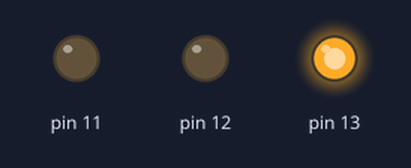
A sketch run on a simulated Arduino Uno, built with avr-gcc and run on an emulated ATmega328P. On the bench: output pins drawn as LEDs (lit = HIGH).

Above: at 0.5 s.
At 2.5 s:
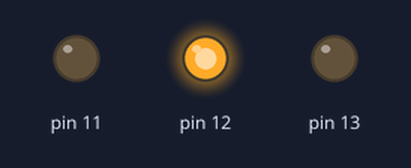
At 3.5 s:
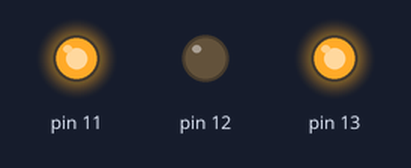
At 4.5 s:
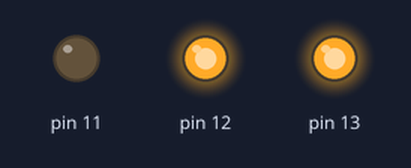
At 6.5 s:
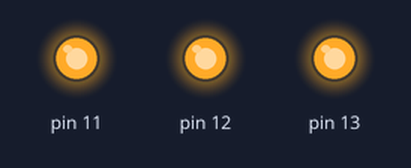
At 8.5 s:
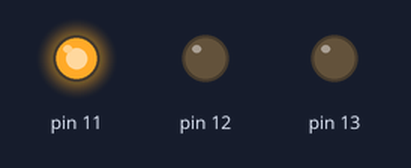
Timing chart, 0 to 9.1 s (numbered marks = the images above):
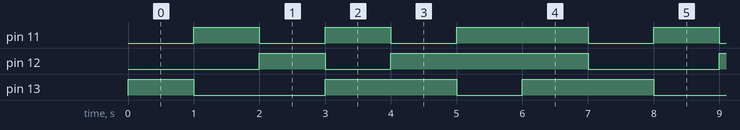

Measured:
- by itself, pin 11: repeats every 7.0 s: LOW 1.0 s, HIGH 1.0 s, LOW 1.0 s, HIGH 2.0 s, LOW 1.0 s, HIGH 1.0 s
- by itself, pin 12: repeats every 7.0 s: LOW 1.0 s, HIGH 3.0 s, LOW 2.0 s, HIGH 1.0 s
- by itself, pin 13: repeats every 7.0 s: LOW 2.0 s, HIGH 2.0 s, LOW 1.0 s, HIGH 2.0 s

The sketch:

RBG_LED_on_breadboard.ino
```cpp
/*
  Created by: Jaeyoon Lee
  Created on: Dec 2021

  Turn RGB LED on and rotate through each color:
  red, green, blue, purple, cyan, megenta, yellow and white
*/

void setup()
{
  pinMode(13, OUTPUT);
  pinMode(12, OUTPUT);
  pinMode(11, OUTPUT);
}

void loop()
{
  RGB_color(HIGH, LOW, LOW);

  RGB_color(LOW, HIGH, LOW);

  RGB_color(LOW, LOW, HIGH);

  RGB_color(HIGH, HIGH, LOW);

  RGB_color(HIGH, LOW, HIGH);

  RGB_color(LOW, HIGH, HIGH);

  RGB_color(HIGH, HIGH, HIGH);
}

void RGB_color(int red, int green, int blue)
{
  digitalWrite(11, green);
  digitalWrite(12, blue);
  digitalWrite(13, red);
  delay(1000);
}
```
